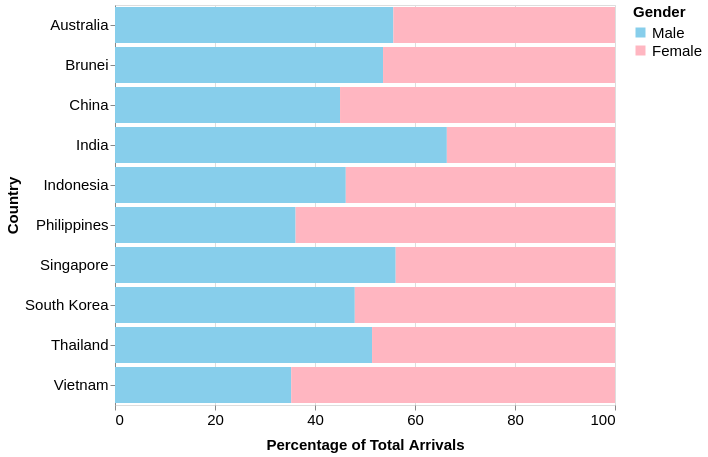

Write the Vega-Lite specification saved for this chart.
### Vega-Lite specification from a JSON file in a GitHub repository (floating-point values rounded to 4 significant figures)
{"$schema": "https://vega.github.io/schema/vega-lite/v5.json", "data": {"values": [{"country": "Singapore", "gender": "Male", "percentage": 56.14}, {"country": "Singapore", "gender": "Female", "percentage": 43.86}, {"country": "Brunei", "gender": "Male", "percentage": 53.61}, {"country": "Brunei", "gender": "Female", "percentage": 46.39}, {"country": "Australia", "gender": "Male", "percentage": 55.67}, {"country": "Australia", "gender": "Female", "percentage": 44.33}, {"country": "China", "gender": "Male", "percentage": 45.01}, {"country": "China", "gender": "Female", "percentage": 54.99}, {"country": "India", "gender": "Male", "percentage": 66.37}, {"country": "India", "gender": "Female", "percentage": 33.63}, {"country": "Indonesia", "gender": "Male", "percentage": 46.16}, {"country": "Indonesia", "gender": "Female", "percentage": 53.84}, {"country": "Philippines", "gender": "Male", "percentage": 36.12}, {"country": "Philippines", "gender": "Female", "percentage": 63.88}, {"country": "South Korea", "gender": "Male", "percentage": 47.96}, {"country": "South Korea", "gender": "Female", "percentage": 52.04}, {"country": "Thailand", "gender": "Male", "percentage": 51.41}, {"country": "Thailand", "gender": "Female", "percentage": 48.59}, {"country": "Vietnam", "gender": "Male", "percentage": 35.24}, {"country": "Vietnam", "gender": "Female", "percentage": 64.76}]}, "selection": {"GenderSelection": {"type": "single", "fields": ["gender"], "bind": {"input": "select", "options": [null, "Male", "Female"], "labels": ["Both", "Male", "Female"], "name": "Select Gender"}, "empty": "all"}}, "transform": [{"filter": {"or": [{"field": "gender", "equal": {"selection": "GenderSelection"}}, {"selection": "GenderSelection", "empty": "all"}]}}], "mark": "bar", "encoding": {"x": {"field": "percentage", "type": "quantitative", "axis": {"title": "Percentage of Total Arrivals", "titlePadding": 10, "titleFontSize": 15, "labelFontSize": 15, "format": ".0f", "grid": true, "labelAngle": 0, "tickCount": 6, "domain": false}, "scale": {"domain": [0, 100]}}, "y": {"field": "country", "type": "nominal", "axis": {"title": "Country", "labelAngle": 0, "titleFontSize": 15, "labelFontSize": 15}}, "color": {"field": "gender", "type": "nominal", "scale": {"domain": ["Male", "Female"], "range": ["#87CEEB", "#FFB6C1"]}, "legend": {"title": "Gender", "orient": "right", "titleFontSize": 15, "labelFontSize": 15, "labelPadding": 10}}, "tooltip": [{"field": "country", "type": "nominal", "title": "Country"}, {"field": "gender", "type": "nominal", "title": "Gender"}, {"field": "percentage", "type": "quantitative", "title": "Percentage of Arrivals", "format": ".1f"}]}, "width": 500, "height": 400}
